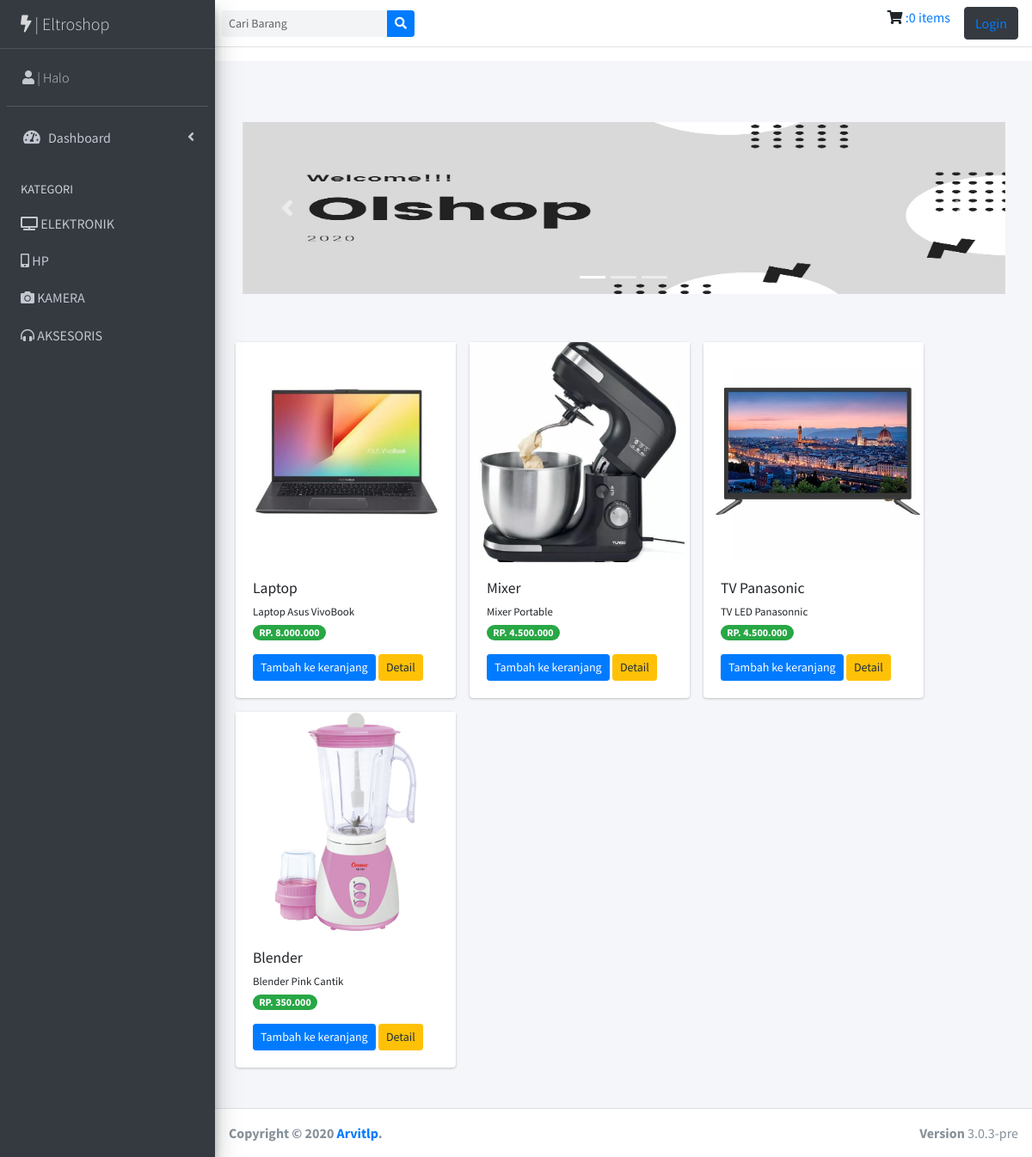
/index.php/kategori/elektronik, run on the app's committed database.
### tables this page shows
CREATE TABLE `tb_barang` (
  `id_brg` int(11) NOT NULL,
  `nama_brg` varchar(200) NOT NULL,
  `keterangan` varchar(300) NOT NULL,
  `kategori` varchar(100) NOT NULL,
  `harga` int(11) NOT NULL,
  `stok` int(4) NOT NULL,
  `gambar` text NOT NULL
);

### application/modules/kategori/controllers/Kategori.php (called while the page is built, shortened)
<?php
class Kategori extends CI_Controller
{
	public function elektronik()
	{
		$data ['elektronik']=$this->model_kategori->data_elektronik()->result();
		$this->load->view('templates/header');
		$this->load->view('templates/sidebar');
		$this->load->view('kategori/elektronik',$data);
		$this->load->view('templates/footer');
	}
}

### index.php (called while the page is built, shortened)
<?php
require_once BASEPATH.'core/CodeIgniter.php';

### application/modules/kategori/models/model_kategori.php (called while the page is built, shortened)
<?php
class Model_kategori extends CI_Model
{
	public function data_elektronik()
	{
		return $this->db->get_where("tb_barang", array('kategori' => 'elektronik'));
	}
}

### application/views/kategori/elektronik.php (the view, shortened to what this page needs)
  <div class="content-wrapper">
    <section class="content-header">
      <div class="container-fluid">
        <div id="carouselExampleIndicators" class="carousel slide" data-ride="carousel">
  <ol class="carousel-indicators">
    <li data-target="#carouselExampleIndicators" data-slide-to="0" class="active"></li>
    <li data-target="#carouselExampleIndicators" data-slide-to="1"></li>
    <li data-target="#carouselExampleIndicators" data-slide-to="2"></li>
  </ol>
  <div class="carousel-inner">
    <div class="carousel-item active">
      <img src="<?php echo base_url()?>assets/dist/img/s1.jpg" width="180" height="200" class="d-block w-100" alt="...">
    </div>
  </div>
  <a class="carousel-control-prev" href="#carouselExampleIndicators" role="button" data-slide="prev">
    <span class="carousel-control-prev-icon" aria-hidden="true"></span>
  </a>
  <a class="carousel-control-next" href="#carouselExampleIndicators" role="button" data-slide="next">
    <span class="carousel-control-next-icon" aria-hidden="true"></span>
  </a>
</div>
        <div class="row mt-5 mb-3">
         <?php foreach ($elektronik as $brg){;?>
          <div class="card ml-3" style="width: 16rem;">
            <img src="<?php echo base_url('/uploads/'.$brg->gambar);?>" class="card-img-top" alt="...">
            <div class="card-body ">
            <h5 class="card-title "><?php echo $brg->nama_brg ?></h5><br>
            <small><?php echo $brg->keterangan ?></small>
            <br>
            <span class="badge badge-pill badge-success mb-3">RP. <?php echo number_format( $brg->harga, 0,',','.') ?></span>
          <?php echo anchor('/Dashboard/tambah_ke_keranjang/'.$brg->id_brg,'<div class="btn btn-sm btn-primary">Tambah ke keranjang</div>');?>
           <?php echo anchor('/Dashboard/detail/'.$brg->id_brg,'<div class="btn btn-sm btn-warning">Detail</div>');?>
        </div>
        </div>
          <?php } ?>
        </div>
      </div>
    </section>
      </div>

### data on the page
tb_barang: gambar (picture), nama_brg "Laptop", keterangan "Laptop Asus VivoBook", harga "8.000.000", id_brg "Tambah ke keranjang", id_brg "Detail"
tb_barang: gambar (picture), nama_brg "Mixer", keterangan "Mixer Portable", harga "4.500.000", id_brg "Tambah ke keranjang", id_brg "Detail"
tb_barang: gambar (picture), nama_brg "TV Panasonic", keterangan "TV LED Panasonnic", harga "4.500.000", id_brg "Tambah ke keranjang", id_brg "Detail"
tb_barang: gambar (picture), nama_brg "Blender", keterangan "Blender Pink Cantik", harga "350.000", id_brg "Tambah ke keranjang", id_brg "Detail"

### other printed values
anchor('Dashboard/detail_keranjang', $keranjang) ":0 items"
anchor('auth/login', 'Login') "Login"
